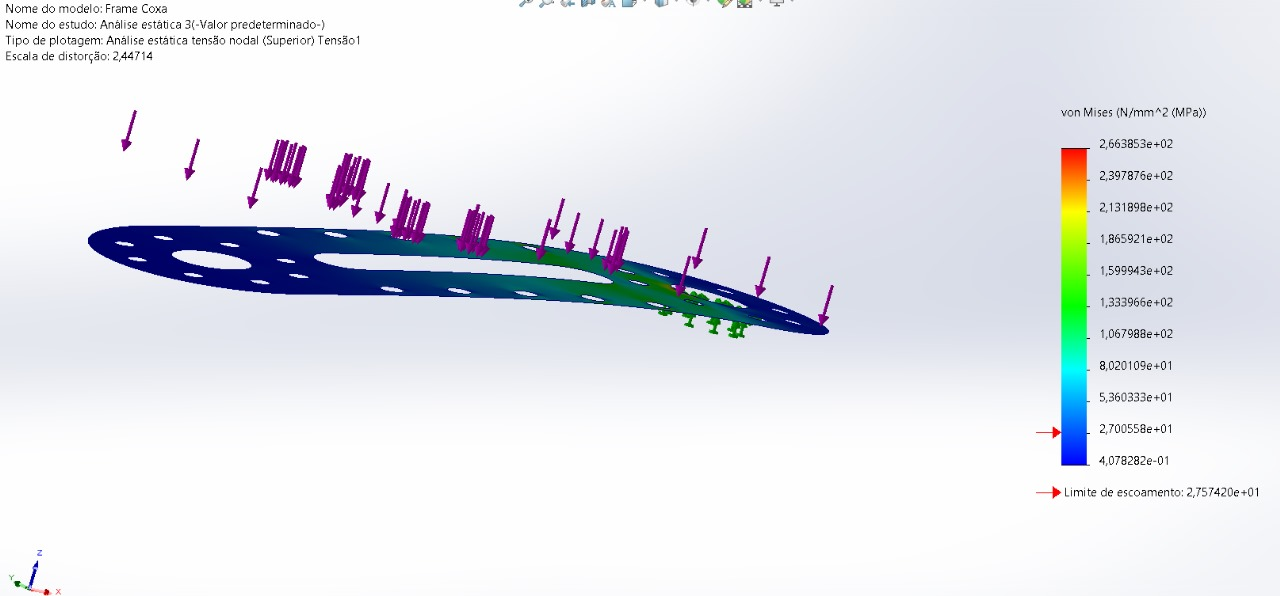
#> input picture Simulacao_Coxa.jpeg, 1280 x 596 px, given in place of the camera
$ python Tarefa_2_Visao.py
#> lines starting #> are read from the running program, lines starting #| are printed output that depends on the picture; after the words box and inside, x2 and y2 are one past the last pixel; in counts of white or black regions, pixels touching at a corner belong together
import cv2 as cv
import numpy as np

video = cv.VideoCapture(0)

while True:
    _, img = video.read()
#> img is the input picture: shape (596, 1280, 3); mean B, G, R 236.1, 230, 227.3
    hsv = cv.cvtColor(img, cv.COLOR_BGR2HSV)
#> hsv: shape (596, 1280, 3); mean H, S, V 75, 20.6, 238.1
    blue = np.array([101, 50, 38])
    BLUE = np.array([110, 255, 255])

    mask = cv.inRange(hsv, blue, BLUE)
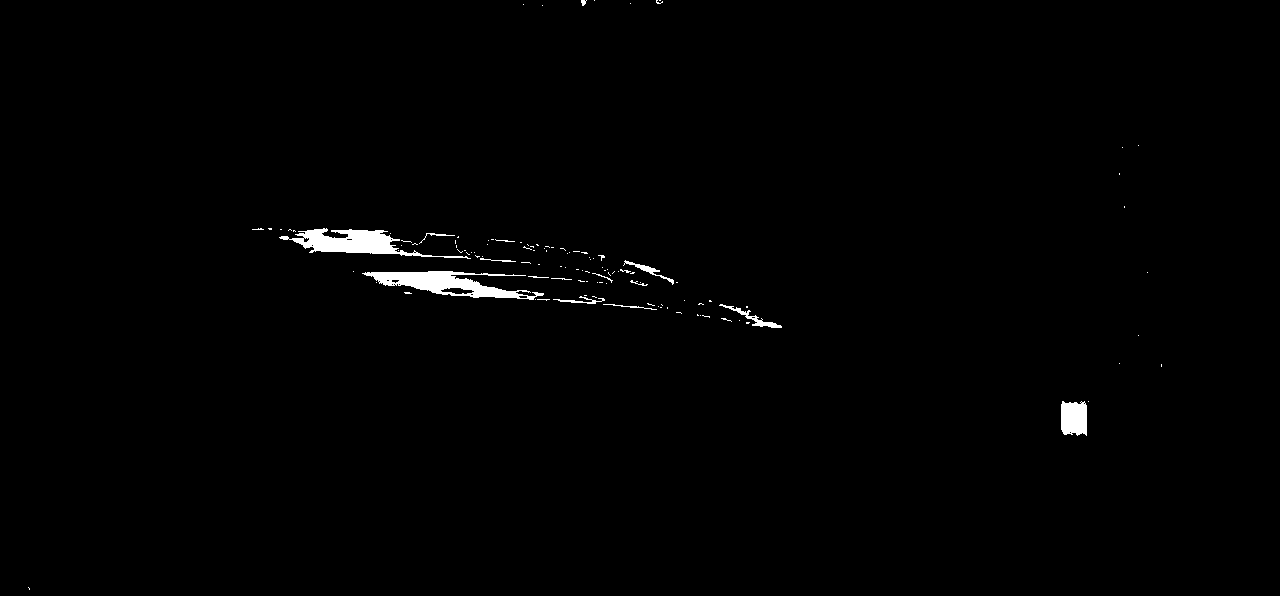
#> mask: shape (596, 1280); 0.86% white; 118 white regions (103 under 20 px), largest, box (x1, y1, x2, y2) and area: (362, 271, 544, 300) 2264, (279, 228, 471, 259) 2123, (1061, 401, 1087, 436) 816

    res = cv.bitwise_and(img, img, mask= mask)
    img[np.where ((img == res).all(axis=2))] = [0, 0, 255]
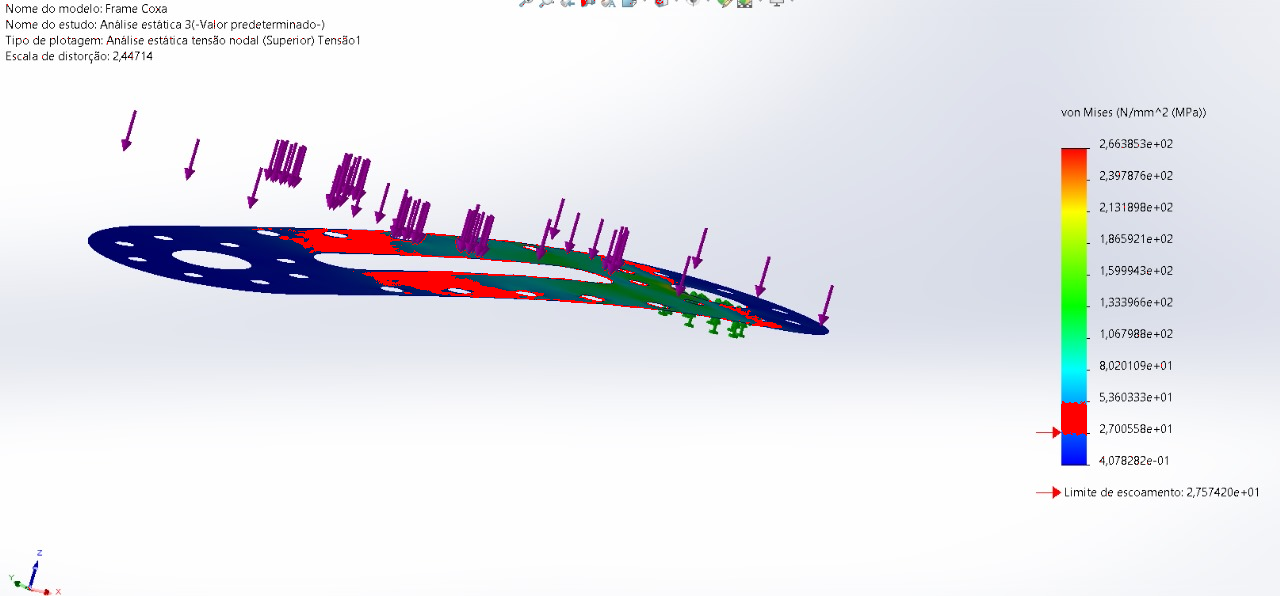
#> img: shape (596, 1280, 3); 0.86% of pixels changed, all inside (x1, y1, x2, y2) = (7, 0, 1162, 590)
    cv.imshow("Change", img)
    cv.imshow("mascara", mask)
    if cv.waitKey(1) == ord ('0'):
#> (key Esc is pressed here)
        break
cv.destroyAllWindows()

$ run again, on Simulacao_Quad.jpeg
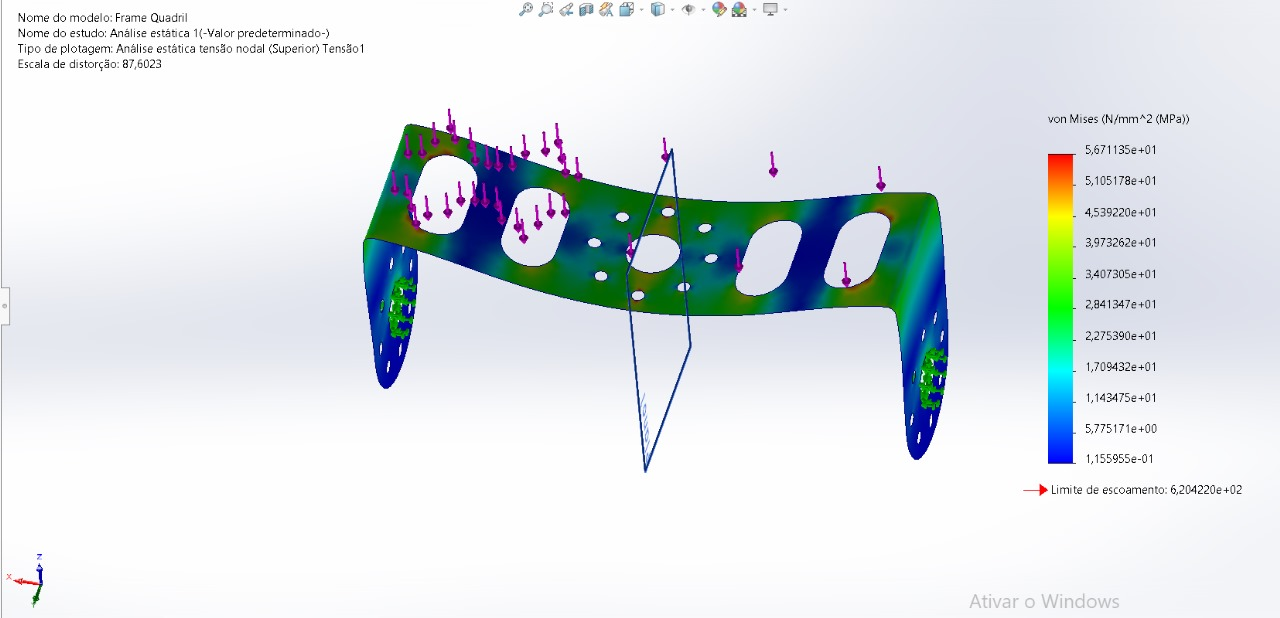
#> input picture Simulacao_Quad.jpeg, 1280 x 618 px, given in place of the camera
#> img is the input picture: shape (618, 1280, 3); mean B, G, R 230.5, 227.5, 220.7
#> hsv: shape (618, 1280, 3); mean H, S, V 74.1, 27.5, 235.1
#> `mask = cv.inRange(hsv, blue, BLUE)`:
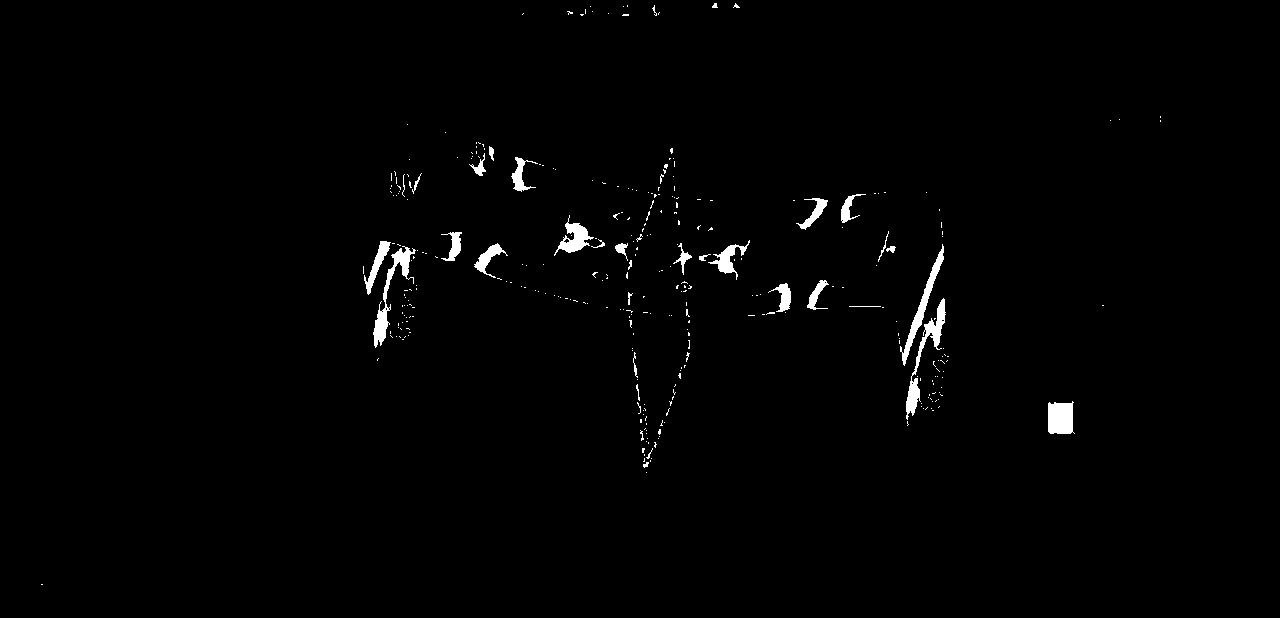
#> mask: shape (618, 1280); 1.1% white; 327 white regions (296 under 20 px), largest, box (x1, y1, x2, y2) and area: (906, 298, 946, 420) 972, (373, 246, 416, 348) 933, (900, 244, 944, 366) 813
#> `img[np.where ((img == res).all(axis=2))] = [0, 0, 255]`:
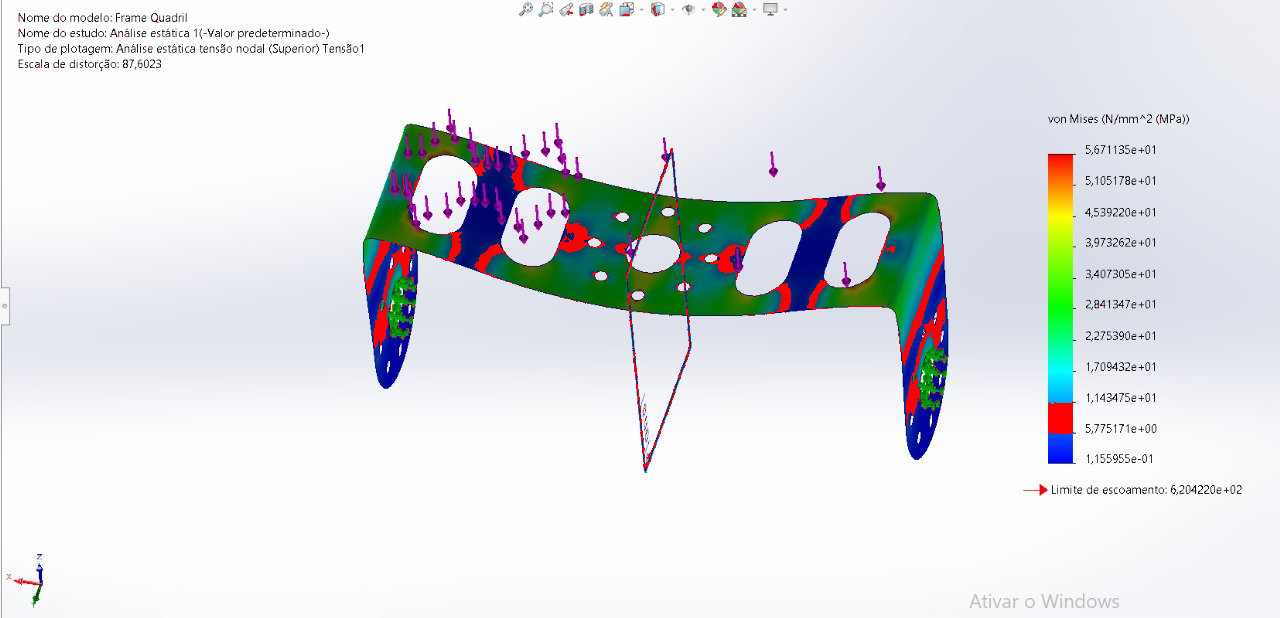
#> img: shape (618, 1280, 3); 1.14% of pixels changed, all inside (x1, y1, x2, y2) = (19, 3, 1161, 585)
